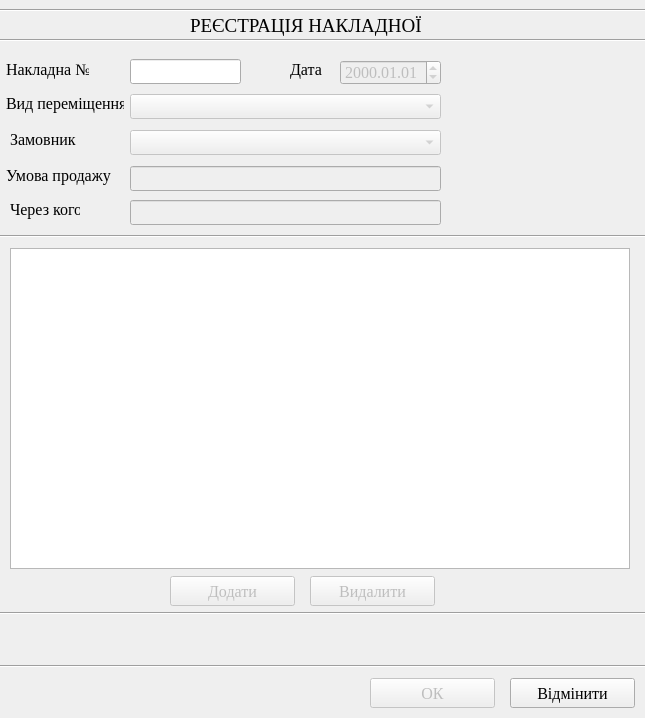
<?xml version="1.0" encoding="UTF-8"?>
<ui version="4.0">
 <class>create_ttn</class>
 <widget class="QWidget" name="create_ttn">
  <property name="geometry">
   <rect>
    <x>0</x>
    <y>0</y>
    <width>645</width>
    <height>718</height>
   </rect>
  </property>
  <property name="minimumSize">
   <size>
    <width>645</width>
    <height>718</height>
   </size>
  </property>
  <property name="maximumSize">
   <size>
    <width>645</width>
    <height>718</height>
   </size>
  </property>
  <property name="font">
   <font>
    <family>Times New Roman</family>
    <pointsize>12</pointsize>
   </font>
  </property>
  <property name="windowTitle">
   <string>Прихід/Розхід</string>
  </property>
  <property name="windowIcon">
   <iconset resource="ico.qrc">
    <normaloff>:/ico/arrowup.ico</normaloff>:/ico/arrowup.ico</iconset>
  </property>
  <widget class="QLabel" name="label_7">
   <property name="geometry">
    <rect>
     <x>480</x>
     <y>628</y>
     <width>141</width>
     <height>20</height>
    </rect>
   </property>
   <property name="text">
    <string/>
   </property>
  </widget>
  <widget class="Line" name="line">
   <property name="geometry">
    <rect>
     <x>0</x>
     <y>2</y>
     <width>651</width>
     <height>16</height>
    </rect>
   </property>
   <property name="orientation">
    <enum>Qt::Horizontal</enum>
   </property>
  </widget>
  <widget class="Line" name="line_2">
   <property name="geometry">
    <rect>
     <x>0</x>
     <y>32</y>
     <width>651</width>
     <height>16</height>
    </rect>
   </property>
   <property name="orientation">
    <enum>Qt::Horizontal</enum>
   </property>
  </widget>
  <widget class="QLabel" name="label_8">
   <property name="geometry">
    <rect>
     <x>190</x>
     <y>10</y>
     <width>241</width>
     <height>31</height>
    </rect>
   </property>
   <property name="font">
    <font>
     <family>Times New Roman</family>
     <pointsize>14</pointsize>
    </font>
   </property>
   <property name="text">
    <string>РЕЄСТРАЦІЯ НАКЛАДНОЇ</string>
   </property>
  </widget>
  <widget class="QTableView" name="tableView">
   <property name="geometry">
    <rect>
     <x>10</x>
     <y>248</y>
     <width>620</width>
     <height>321</height>
    </rect>
   </property>
   <property name="selectionBehavior">
    <enum>QAbstractItemView::SelectRows</enum>
   </property>
  </widget>
  <widget class="QPushButton" name="pushButton">
   <property name="enabled">
    <bool>false</bool>
   </property>
   <property name="geometry">
    <rect>
     <x>170</x>
     <y>576</y>
     <width>125</width>
     <height>30</height>
    </rect>
   </property>
   <property name="text">
    <string>Додати</string>
   </property>
   <property name="icon">
    <iconset resource="ico.qrc">
     <normaloff>:/ico/Button Add.ico</normaloff>:/ico/Button Add.ico</iconset>
   </property>
   <property name="iconSize">
    <size>
     <width>22</width>
     <height>22</height>
    </size>
   </property>
  </widget>
  <widget class="QPushButton" name="pushButton_3">
   <property name="enabled">
    <bool>false</bool>
   </property>
   <property name="geometry">
    <rect>
     <x>310</x>
     <y>576</y>
     <width>125</width>
     <height>30</height>
    </rect>
   </property>
   <property name="text">
    <string>Видалити</string>
   </property>
   <property name="icon">
    <iconset resource="ico.qrc">
     <normaloff>:/ico/Button Delete.ico</normaloff>:/ico/Button Delete.ico</iconset>
   </property>
   <property name="iconSize">
    <size>
     <width>22</width>
     <height>22</height>
    </size>
   </property>
  </widget>
  <widget class="Line" name="line_3">
   <property name="geometry">
    <rect>
     <x>0</x>
     <y>605</y>
     <width>651</width>
     <height>16</height>
    </rect>
   </property>
   <property name="orientation">
    <enum>Qt::Horizontal</enum>
   </property>
  </widget>
  <widget class="Line" name="line_4">
   <property name="geometry">
    <rect>
     <x>0</x>
     <y>228</y>
     <width>651</width>
     <height>16</height>
    </rect>
   </property>
   <property name="orientation">
    <enum>Qt::Horizontal</enum>
   </property>
  </widget>
  <widget class="QPushButton" name="pushButton_4">
   <property name="enabled">
    <bool>false</bool>
   </property>
   <property name="geometry">
    <rect>
     <x>370</x>
     <y>678</y>
     <width>125</width>
     <height>30</height>
    </rect>
   </property>
   <property name="text">
    <string>ОК</string>
   </property>
  </widget>
  <widget class="QPushButton" name="pushButton_5">
   <property name="geometry">
    <rect>
     <x>510</x>
     <y>678</y>
     <width>125</width>
     <height>30</height>
    </rect>
   </property>
   <property name="text">
    <string>Відмінити</string>
   </property>
  </widget>
  <widget class="Line" name="line_5">
   <property name="geometry">
    <rect>
     <x>0</x>
     <y>658</y>
     <width>651</width>
     <height>16</height>
    </rect>
   </property>
   <property name="orientation">
    <enum>Qt::Horizontal</enum>
   </property>
  </widget>
  <widget class="QLabel" name="label_6">
   <property name="geometry">
    <rect>
     <x>6</x>
     <y>166</y>
     <width>105</width>
     <height>19</height>
    </rect>
   </property>
   <property name="text">
    <string>Умова продажу</string>
   </property>
  </widget>
  <widget class="QLineEdit" name="lineEdit_3">
   <property name="enabled">
    <bool>false</bool>
   </property>
   <property name="geometry">
    <rect>
     <x>130</x>
     <y>166</y>
     <width>311</width>
     <height>25</height>
    </rect>
   </property>
  </widget>
  <widget class="QLabel" name="label_4">
   <property name="geometry">
    <rect>
     <x>10</x>
     <y>130</y>
     <width>66</width>
     <height>19</height>
    </rect>
   </property>
   <property name="text">
    <string>Замовник</string>
   </property>
  </widget>
  <widget class="QLabel" name="label_2">
   <property name="geometry">
    <rect>
     <x>290</x>
     <y>60</y>
     <width>32</width>
     <height>19</height>
    </rect>
   </property>
   <property name="text">
    <string>Дата</string>
   </property>
  </widget>
  <widget class="QComboBox" name="comboBox">
   <property name="enabled">
    <bool>false</bool>
   </property>
   <property name="geometry">
    <rect>
     <x>130</x>
     <y>94</y>
     <width>311</width>
     <height>25</height>
    </rect>
   </property>
  </widget>
  <widget class="QLabel" name="label_5">
   <property name="geometry">
    <rect>
     <x>10</x>
     <y>200</y>
     <width>70</width>
     <height>19</height>
    </rect>
   </property>
   <property name="text">
    <string>Через кого</string>
   </property>
  </widget>
  <widget class="QLabel" name="label">
   <property name="geometry">
    <rect>
     <x>6</x>
     <y>60</y>
     <width>83</width>
     <height>19</height>
    </rect>
   </property>
   <property name="text">
    <string>Накладна №</string>
   </property>
  </widget>
  <widget class="QDateEdit" name="dateEdit">
   <property name="enabled">
    <bool>false</bool>
   </property>
   <property name="geometry">
    <rect>
     <x>340</x>
     <y>60</y>
     <width>101</width>
     <height>25</height>
    </rect>
   </property>
   <property name="wrapping">
    <bool>false</bool>
   </property>
   <property name="buttonSymbols">
    <enum>QAbstractSpinBox::UpDownArrows</enum>
   </property>
   <property name="specialValueText">
    <string/>
   </property>
   <property name="displayFormat">
    <string>yyyy.MM.dd</string>
   </property>
  </widget>
  <widget class="QComboBox" name="comboBox_2">
   <property name="enabled">
    <bool>false</bool>
   </property>
   <property name="geometry">
    <rect>
     <x>130</x>
     <y>130</y>
     <width>311</width>
     <height>25</height>
    </rect>
   </property>
  </widget>
  <widget class="QLineEdit" name="lineEdit">
   <property name="geometry">
    <rect>
     <x>130</x>
     <y>59</y>
     <width>111</width>
     <height>25</height>
    </rect>
   </property>
   <property name="inputMask">
    <string>999999</string>
   </property>
   <property name="maxLength">
    <number>6</number>
   </property>
   <property name="clearButtonEnabled">
    <bool>false</bool>
   </property>
  </widget>
  <widget class="QLabel" name="label_3">
   <property name="geometry">
    <rect>
     <x>6</x>
     <y>94</y>
     <width>118</width>
     <height>19</height>
    </rect>
   </property>
   <property name="text">
    <string>Вид переміщення</string>
   </property>
  </widget>
  <widget class="QLineEdit" name="lineEdit_2">
   <property name="enabled">
    <bool>false</bool>
   </property>
   <property name="geometry">
    <rect>
     <x>130</x>
     <y>200</y>
     <width>311</width>
     <height>25</height>
    </rect>
   </property>
  </widget>
  <widget class="QPushButton" name="pushButton_2">
   <property name="geometry">
    <rect>
     <x>247</x>
     <y>59</y>
     <width>25</width>
     <height>25</height>
    </rect>
   </property>
   <property name="text">
    <string/>
   </property>
   <property name="icon">
    <iconset resource="ico.qrc">
     <normaloff>:/ico/16.ico</normaloff>:/ico/16.ico</iconset>
   </property>
   <property name="iconSize">
    <size>
     <width>20</width>
     <height>20</height>
    </size>
   </property>
   <property name="flat">
    <bool>true</bool>
   </property>
  </widget>
 </widget>
 <tabstops>
  <tabstop>lineEdit</tabstop>
  <tabstop>pushButton_2</tabstop>
  <tabstop>dateEdit</tabstop>
  <tabstop>comboBox</tabstop>
  <tabstop>comboBox_2</tabstop>
  <tabstop>lineEdit_3</tabstop>
  <tabstop>lineEdit_2</tabstop>
  <tabstop>tableView</tabstop>
  <tabstop>pushButton</tabstop>
  <tabstop>pushButton_3</tabstop>
  <tabstop>pushButton_4</tabstop>
  <tabstop>pushButton_5</tabstop>
 </tabstops>
 <resources>
  <include location="ico.qrc"/>
 </resources>
 <connections/>
</ui>
